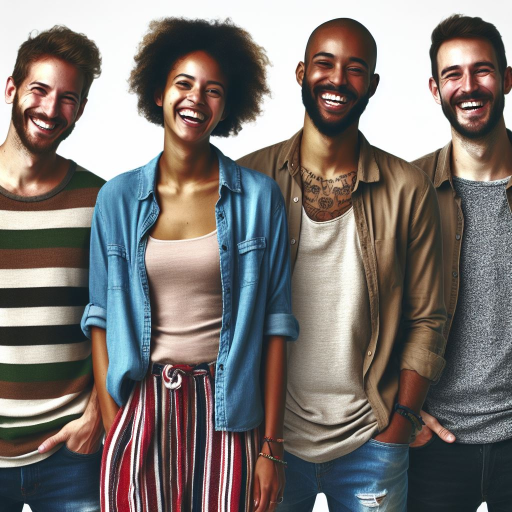
#> input picture Code Nhóm 3/bg.jpg, 1024 x 1024 px (shown at 1/2 size)
$ python doi_size.py
#> lines starting #> are read from the running program, lines starting #| are printed output that depends on the picture
#> the answer given: .
#> the answer given: .
from PIL import Image
import os
from tkinter import Tk, filedialog

def resize_images(source_folder, destination_folder, new_width):
    # Tạo thư mục đích nếu chưa tồn tại
#> called with source_folder = '.', destination_folder = '.', new_width = 400
    if not os.path.exists(destination_folder):
        os.makedirs(destination_folder)

    # Lặp qua tất cả các tập tin trong thư mục nguồn
    for filename in os.listdir(source_folder):
        # Chỉ xử lý các tập tin hình ảnh
        if filename.endswith(".jpg") or filename.endswith(".png"):
            # Đường dẫn đầy đủ đến tập tin nguồn
            source_path = os.path.join(source_folder, filename)
            # Đọc hình ảnh
            img = Image.open(source_path)
#> img is the input picture: PIL image 1024x1024 RGB; mean R, G, B 124.8, 118.6, 115.4
            # Tính toán tỉ lệ kích thước mới
            width, height = img.size
#> width = 1024; height = 1024
            ratio = width / height
#> ratio = 1
            new_height = int(new_width / ratio)
#> new_height = 400
            # Thay đổi kích thước
            img_resized = img.resize((new_width, new_height), Image.Resampling.LANCZOS)
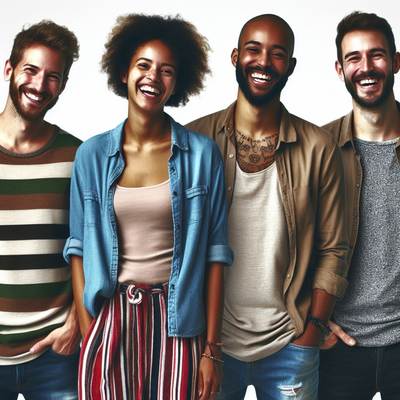
#> img_resized: PIL image 400x400 RGB; mean R, G, B 124.8, 118.5, 115.4
            # Lưu hình ảnh đã thay đổi kích thước vào thư mục đích
            destination_path = os.path.join(destination_folder, filename)
            img_resized.save(destination_path)
            print(f"Chuấn hóa kích thước ảnh {filename} thành côngs.")

def select_folder(prompt):
    Tk().withdraw() # we don't want a full GUI, so keep the root window from appearing
    folder_path = filedialog.askdirectory(title=prompt) # show an "Open" dialog box and return the path to the selected folder
    return folder_path

if __name__ == "__main__":
    print("Chọn thư mục nguồn:")
    source_folder = select_folder("Chọn thư mục nguồn")
    print("Chọn thư mục đích:")
    destination_folder = select_folder("Chọn thư mục đích")
    new_width = 400

    # Gọi hàm để thay đổi kích thước của tất cả các tập tin trong thư mục nguồn và lưu vào thư mục đích
    resize_images(source_folder, destination_folder, new_width)
